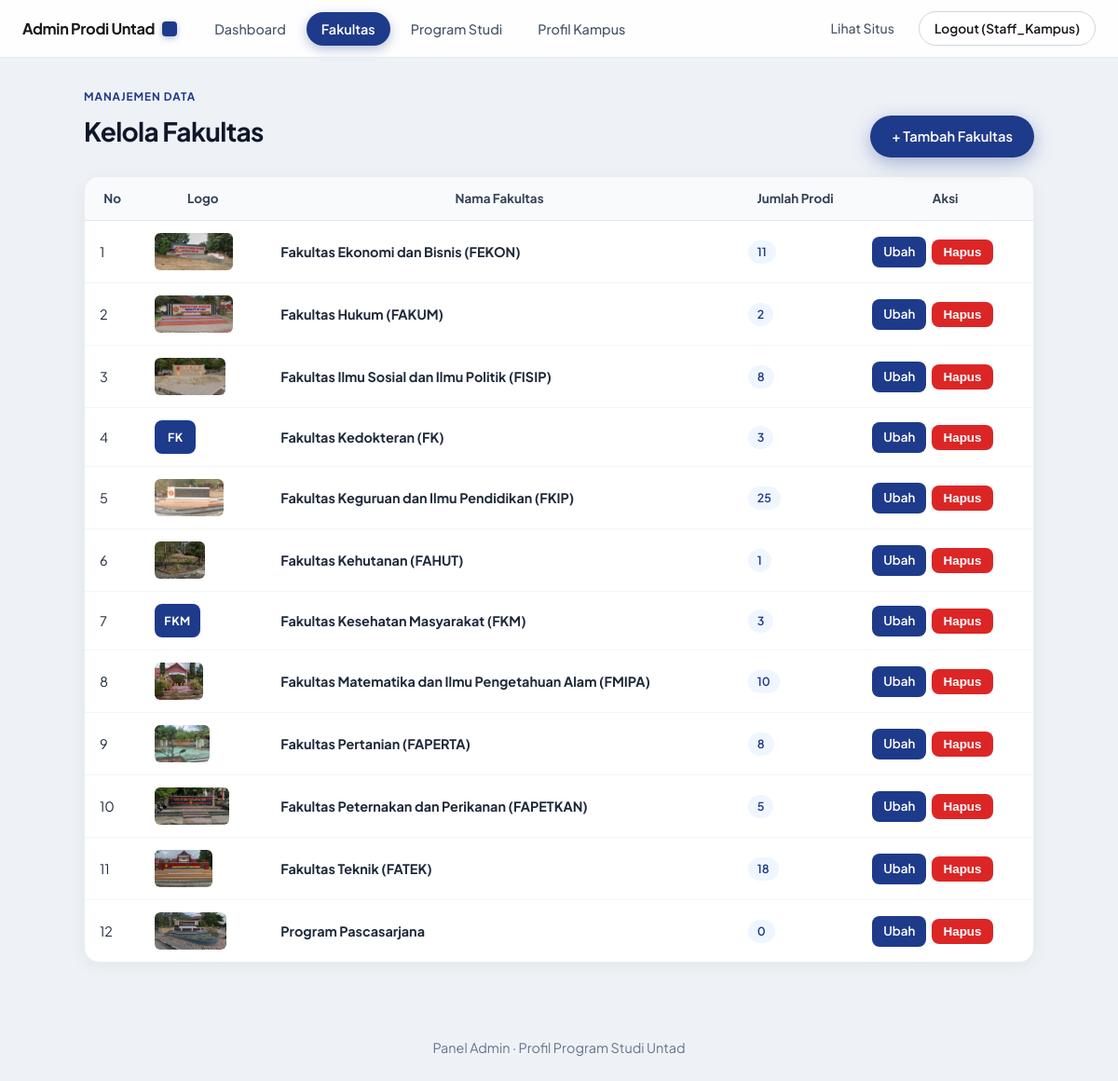
The page /index.php?c=adminfakultas (signed in) on the database its author committed.
### tables this page shows
CREATE TABLE `fakultas` (
  `id` int NOT NULL AUTO_INCREMENT,
  `nama_fakultas` varchar(100) NOT NULL,
  `foto_fakultas` varchar(255) DEFAULT NULL,
  PRIMARY KEY (`id`)
);

### app/controllers/Controller.php (called while the page is built)
<?php
abstract class Controller {
    protected function render(string $view, array $data = [], string $layout = 'layout'): void {
        extract($data);
        require __DIR__ . "/../views/$layout/header.php";
        require __DIR__ . "/../views/$view.php";
        require __DIR__ . "/../views/$layout/footer.php";
    }
}

### app/controllers/AdminBaseController.php (called while the page is built, shortened)
<?php
require_once __DIR__ . '/Controller.php';
abstract class AdminBaseController extends Controller {
    protected function renderAdmin(string $view, array $data = []): void {
        $this->render("admin/$view", $data, 'admin/layout');
    }
}

### app/controllers/AdminFakultasController.php (called while the page is built, shortened)
<?php
require_once __DIR__ . '/AdminBaseController.php';
class AdminFakultasController extends AdminBaseController {
    public function index(): void {
        $daftar = Fakultas::all();
        $this->renderAdmin('fakultas/index', ['fakultas' => $daftar]);
    }
}

### index.php (called while the page is built, shortened)
<?php
require_once __DIR__ . '/config/database.php';
require_once __DIR__ . '/app/helpers/functions.php';
$a = $_GET['a'] ?? 'index';
$controller = new $controllerName();
$controller->$a();

### config/database.php (called while the page is built)
<?php
function getDB(): PDO {
    static $pdo = null;
    if ($pdo === null) {
        $pdo = new PDO(
            'mysql:host=localhost;dbname=db_tubes_rpl;charset=utf8mb4',
            'root',
            '',
            [
                PDO::ATTR_ERRMODE => PDO::ERRMODE_EXCEPTION,
                PDO::ATTR_DEFAULT_FETCH_MODE => PDO::FETCH_ASSOC,
            ]
        );
    }
    return $pdo;
}

### app/models/Fakultas.php (called while the page is built, shortened)
<?php
class Fakultas {
    public static function all(): array {
        return getDB()->query(
            "SELECT id, nama_fakultas AS nama, foto_fakultas AS foto
             FROM fakultas ORDER BY nama_fakultas"
        )->fetchAll();
    }
}

### app/helpers/functions.php (called while the page is built, shortened)
<?php
function e($s): string {
    return htmlspecialchars((string)$s, ENT_QUOTES, 'UTF-8');
}
function img_url(?string $path): string {
    $segments = array_map('rawurlencode', explode('/', $path));
    return 'public/images/' . implode('/', $segments);
}

### app/views/admin/fakultas/index.php (the view, shortened to what this page needs)
<?php
if (!function_exists('singkatan_fakultas_admin')) {
    function singkatan_fakultas_admin(string $nama): string
    {
        if (preg_match('/\(([A-Z]{2,8})\)/', $nama, $m)) {
            return $m[1];
        }
        $kata = preg_split('/\s+/', trim($nama));
        $huruf = '';
        foreach ($kata as $k) {
            $bersih = preg_replace('/[^A-Za-z]/', '', $k);
            if ($bersih !== '' && !in_array(strtolower($bersih), ['dan', 'ilmu', 'teknik', 'fakultas'])) {
                $huruf .= strtoupper($bersih[0]);
            }
        }
        return $huruf !== '' ? $huruf : 'UNT';
    }
}
?>
<div class="bar admin-bar">
    <div>
        <span class="admin-eyebrow">Manajemen Data</span>
        <h1>Kelola Fakultas</h1>
    </div>
    <a class="btn btn-primary-pill" href="index.php?c=adminfakultas&a=tambah">+ Tambah Fakultas</a>
</div>
<div class="admin-table-card">
    <table class="tabel admin-tabel">
        <thead>
            <tr>
                <th>No</th>
                <th>Logo</th>
                <th>Nama Fakultas</th>
                <th>Jumlah Prodi</th>
                <th>Aksi</th>
            </tr>
        </thead>
        <tbody>
            <?php foreach ($fakultas as $i => $f): ?>
                <?php $singkatan = singkatan_fakultas_admin((string)$f['nama']); ?>
                <tr>
                    <td><?= $i + 1 ?></td>
                    <td>
                        <?php if (!empty($f['foto'])): ?>
                            <img class="thumb" src="<?= e(img_url($f['foto'])) ?>" alt="<?= e($f['nama']) ?>">
                        <?php else: ?>
                            <span class="admin-initial-badge"><?= e($singkatan) ?></span>
                        <?php endif; ?>
                    </td>
                    <td><strong><?= e($f['nama']) ?></strong></td>
                    <td><span class="admin-count-badge"><?= (int)$f['jumlah_prodi'] ?></span></td>
                    <td class="admin-aksi-cell">
                        <div class="admin-aksi-group">
                            <a class="btn kecil" href="index.php?c=adminfakultas&a=ubah&id=<?= (int)$f['id'] ?>">Ubah</a>
                            <form class="inline" method="post" action="index.php?c=adminfakultas&a=hapus"
                                  onsubmit="return confirm('Menghapus fakultas ini juga akan menghapus <?= (int)$f['jumlah_prodi'] ?> program studinya. Lanjutkan?');">
                                <button class="btn kecil bahaya" type="submit">Hapus</button>
                            </form>
                        </div>
                    </td>
                </tr>
            <?php endforeach; ?>
        </tbody>
    </table>
</div>

### public/css/style.css (style rules this page uses)
html { scroll-behavior: smooth; box-sizing: border-box; }
*, *::before, *::after { box-sizing: inherit; }
body { margin: 0; font-family: "Plus Jakarta Sans", "Segoe UI", -apple-system, BlinkMacSystemFont, sans-serif; background: #eef2f7; color: #18181b; line-height: 1.55; opacity: 1; transition: opacity 0.22s ease; -webkit-font-smoothing: antialiased; }
body.admin-body { background: #eef2f7; color: #18181b; }
.admin-page-head h1, .admin-bar h1 { margin: 4px 0 6px; font-size: 1.75rem; font-weight: 700; letter-spacing: -0.025em; color: #0f172a; }
.admin-eyebrow { display: inline-block; font-size: 0.74rem; font-weight: 700; letter-spacing: 0.08em; text-transform: uppercase; color: #1e3a8a; }
.admin-bar { display: flex; justify-content: space-between; align-items: flex-end; gap: 16px; flex-wrap: wrap; margin-bottom: 20px; }
.admin-table-card { background: #ffffff; border-radius: 16px; border: 1px solid rgba(15, 23, 42, 0.08); box-shadow: 0 4px 18px rgba(15, 23, 42, 0.05); overflow-x: auto; }
.admin-tabel { width: 100%; border-collapse: collapse; box-shadow: none; border-radius: 0; }
.admin-tabel th { background: #f8fafc; color: #334155; font-size: 0.84rem; font-weight: 700; padding: 13px 16px; border-bottom: 1px solid #e2e8f0; }
.admin-tabel td { padding: 13px 16px; border-bottom: 1px solid #f1f5f9; color: #1e293b; font-size: 0.9rem; }
.admin-tabel tr:last-child td { border-bottom: none; }
.admin-initial-badge { display: inline-flex; align-items: center; justify-content: center; min-width: 44px; height: 36px; padding: 0 10px; border-radius: 8px; background: #1e3a8a; color: #ffffff; font-size: 0.78rem; font-weight: 700; letter-spacing: 0.04em; }
.admin-count-badge, .admin-jenjang-badge { display: inline-flex; align-items: center; padding: 3px 10px; border-radius: 999px; font-size: 0.78rem; font-weight: 600; background: #eff6ff; color: #1e3a8a; }
.admin-aksi-cell { white-space: nowrap; }
.admin-aksi-group { display: inline-flex; align-items: center; gap: 6px; flex-wrap: nowrap; }
.btn { display: inline-flex; align-items: center; justify-content: center; gap: 6px; background: #1e3a8a; color: #ffffff; padding: 10px 20px; border: 1px solid transparent; border-radius: 8px; text-decoration: none; font-size: 0.92rem; font-weight: 600; cursor: pointer; transition: background-color 0.2s ease, transform 0.2s ease, box-shadow 0.2s ease; }
.btn-primary-pill { border-radius: 999px; padding: 10px 22px; background: #1e3a8a; color: #ffffff; box-shadow: 0 6px 20px rgba(30, 58, 138, 0.35); }
.btn.kecil { padding: 5px 11px; font-size: 0.84rem; }
.btn.bahaya { background: #dc2626; }
.thumb { height: 40px; width: auto; border-radius: 6px; display: block; }
form.inline { display: inline; }

### rows shown on the page
fakultas: foto_fakultas (picture), nama_fakultas "Fakultas Ekonomi dan Bisnis (FEKON)", jumlah_prodi "11"
fakultas: foto_fakultas (picture), nama_fakultas "Fakultas Hukum (FAKUM)", id "2"
fakultas: foto_fakultas (picture), nama_fakultas "Fakultas Ilmu Sosial dan Ilmu Politik (FISIP)", jumlah_prodi "8"
fakultas: nama_fakultas "FK", nama_fakultas "Fakultas Kedokteran (FK)", jumlah_prodi "3"
fakultas: foto_fakultas (picture), nama_fakultas "Fakultas Keguruan dan Ilmu Pendidikan (FKIP)", jumlah_prodi "25"
fakultas: foto_fakultas (picture), nama_fakultas "Fakultas Kehutanan (FAHUT)", jumlah_prodi "1"
fakultas: nama_fakultas "FKM", nama_fakultas "Fakultas Kesehatan Masyarakat (FKM)", jumlah_prodi "3"
fakultas: foto_fakultas (picture), nama_fakultas "Fakultas Matematika dan Ilmu Pengetahuan Alam (FMIPA)", jumlah_prodi "10"
fakultas: foto_fakultas (picture), nama_fakultas "Fakultas Pertanian (FAPERTA)", jumlah_prodi "8"
fakultas: foto_fakultas (picture), nama_fakultas "Fakultas Peternakan dan Perikanan (FAPETKAN)", jumlah_prodi "5"
fakultas: foto_fakultas (picture), nama_fakultas "Fakultas Teknik (FATEK)", jumlah_prodi "18"
fakultas: foto_fakultas (picture), nama_fakultas "Program Pascasarjana", jumlah_prodi "0"

### other values the page prints
$_SESSION['admin_nama'] "Staff_Kampus"
